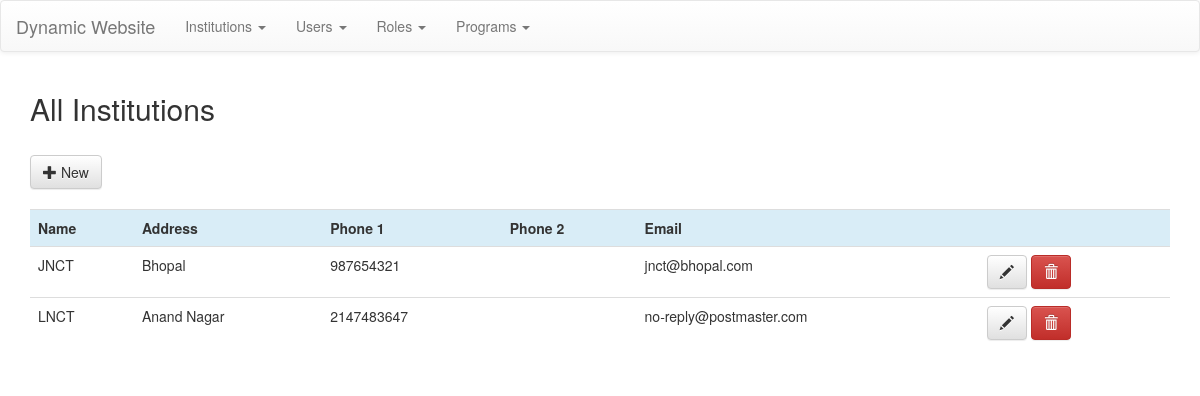
Before: / with the older database file.
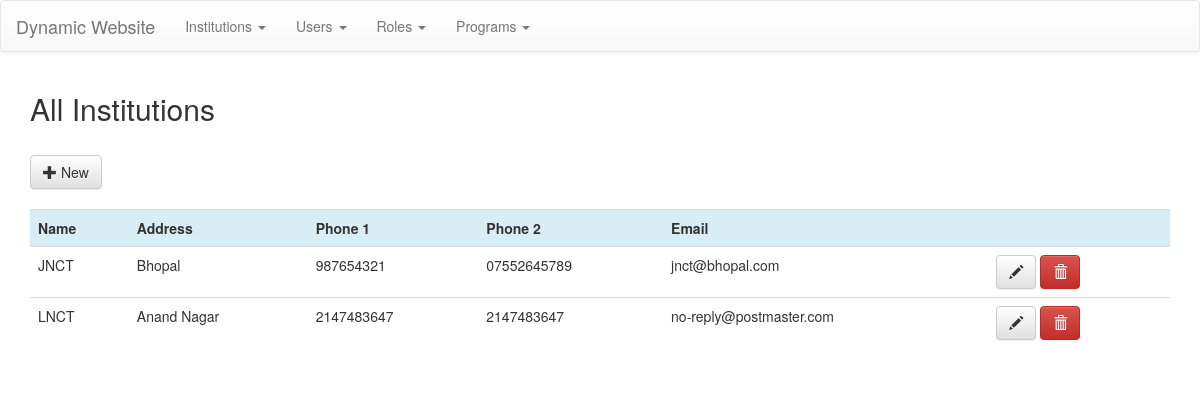
After: the same page with the newer database file.
### tables this page shows
CREATE TABLE `institutions` (
  `id` int(11) NOT NULL,
  `institution_name` varchar(255) NOT NULL,
  `institution_add` text,
  `institution_phone1` varchar(12) DEFAULT NULL,
  `institution_phone2` varchar(12) DEFAULT NULL,
  `institution_email` varchar(255) DEFAULT NULL
);

### application/controllers/Institutions.php (called while the page is built, shortened)
<?php
    class Institutions extends CI_Controller{
        public function index(){
            $data['institutions'] = $this->institutions_model->get_institutions();
            $this->load->view('templates/header');
            $this->load->view('institutions/all',$data);
            $this->load->view('templates/footer');
        }
    }

### index.php (called while the page is built, shortened)
<?php
require_once BASEPATH.'core/CodeIgniter.php';

### application/models/Institutions_model.php (called while the page is built, shortened)
<?php
    class Institutions_model extends CI_Model{
        public function get_institutions(){
            $this->db->order_by('institution_name');
            $query = $this->db->get('institutions');
            return $query->result();
        }
    }

### application/views/institutions/all.php (the view)
<div class="container">
    <h2>All Institutions</h2><br>
    <a class="btn btn-default" href="<?php echo base_url().'institutions/new_institution'; ?>"><span class="glyphicon glyphicon-plus" aria-hidden="true"></span> New</a>
    <br><br>
    <div class="table-responsive">
        <table class="table">
            <tbody>
                <tr class="info">
                    <th>Name</th>
                    <th>Address</th>
                    <th>Phone 1</th>
                    <th>Phone 2</th>
                    <th>Email</th>
                    <th></th>
                </tr>
                <?php foreach($institutions as $ins): ?>
                    <tr>
                        <td><?php echo $ins->institution_name; ?></td>
                        <td><?php echo $ins->institution_add; ?></td>
                        <td><?php echo $ins->institution_phone1; ?></td>
                        <td><?php echo $ins->institution_phone2; ?></td>
                        <td><?php echo $ins->institution_email; ?></td>
                        <td>
                            <a href="<?php echo base_url().'institutions/edit_institution/'.$ins->id; ?>" class="btn btn-default"><span class="glyphicon glyphicon-pencil" aria-hidden="true"></span></a>
                            <a href="<?php echo base_url().'institutions/delete_institution/'.$ins->id; ?>" class="btn btn-danger"><span class="glyphicon glyphicon-trash" aria-hidden="true"></span></a>
                        </td>
                    </tr>
                <?php endforeach; ?>
            </tbody>
        </table>
    </div>
</div>

Changed rows visible on the page:
changed institutions "JNCT": institution_phone2 (not shown) → "07552645789"
changed institutions "LNCT": institution_phone2 (not shown) → "2147483647"
